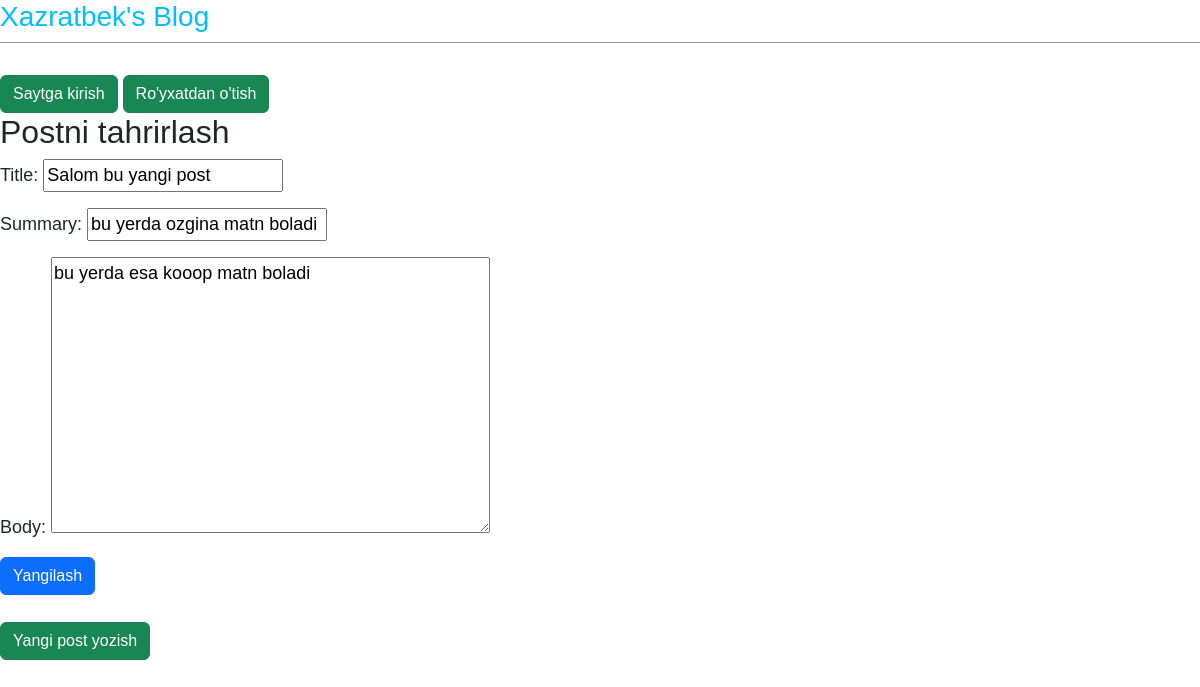
Page /post/1/edit on the committed database.
### blog/models.py (models this page shows, shortened)
class Post(models.Model):
    title = models.CharField(max_length=200)
    summary = models.CharField(max_length=400)
    author = models.ForeignKey(
        'auth.User', on_delete=models.CASCADE
        )
    date = models.DateTimeField(auto_now=True)
    body = models.TextField()

### blog/views.py (the view)
# urls.py: path('post/<int:pk>/edit',BlogUpdateView.as_view(),name='post_edit'),
class BlogUpdateView(UpdateView):
    model = Post
    template_name = 'post_edit.html'
    fields = ['title', 'summary' ,'body']

### templates/post_edit.html
{% extends 'base.html' %}
{% block content %}
	<h2>Postni tahrirlash</h2>
	<form action="" method="post">{% csrf_token %}
        {{ form.as_p }}
        <input class="btn btn-primary" type="submit" value="Yangilash">
	</form>
{% endblock content %}

### templates/base.html (style rules this page uses)
body { font-family: 'Noto Sans JP', sans-serif; font-size: 18px; }

### rows in the picture
Post: title "Salom bu yangi post", summary "bu yerda ozgina matn boladi", body "bu yerda esa kooop matn boladi"
